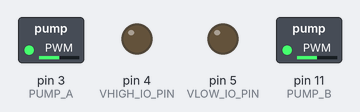
Bench run of a sketch on a simulated Arduino Uno, built with avr-gcc and run on an emulated ATmega328P. Shown: switched loads named in the sketch (green lamp = pin HIGH), output pins drawn as LEDs (lit = HIGH).

Above: at 1.0 s.
At 3.0 s:
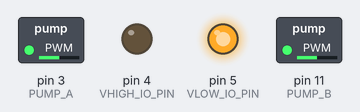
At 5.0 s:
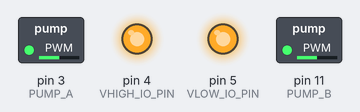
Timing chart, 0 to 7.8 s (numbered marks = the images above):
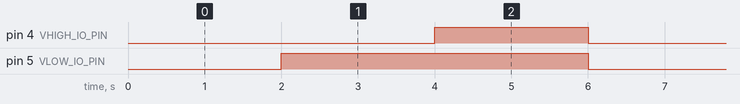

The sketch:

MultiVoltageGPIO.ino
```cpp
/*

  Power/MultiVoltageGPIO
  A PWM charge-pump approach for driving low-current 0V, 5V, 12V output levels from an Arduino GPIO pin.

  For info and circuit diagrams see https://github.com/tardate/LittleArduinoProjects/tree/main/playground/Power/MultiVoltageGPIO

 */

const int PUMP_A        = 3;
const int PUMP_B        = 11;
const int VHIGH_IO_PIN  = 4;
const int VLOW_IO_PIN   = 5;
const int DEMO_DELAY_MS = 2000;

// Supported output levels
enum class OutputLevel : uint8_t {
  Level0V,
  Level5V,
  Level12V
};

/*
 * Enable Timer2 Fast PWM on pin 3, 11
 *   NB: pins must be set to OUTPUT for PWM to appear on the pins
 *   Fast PWM  : WGM21 WGM20
 *   Clear OC2A on Compare Match (COM2A1)
 *   Set   OC2B on Compare Match (COM2B1 + COM2B0)
 *   Frequency : 16MHz/1/256 = 62.5kHz (CS20)
 *   Pin 11    : (127+1)/256 = 50% duty cycle (OCR2A)
 *   Pin 3     : (127+1)/256 = 50% duty cycle (OCR2B)
 */
void setPwmMode() {
  PwmOff(); // just to be sure
  TCCR2A = _BV(COM2A1) | _BV(COM2B1) | _BV(COM2B0) | _BV(WGM21) | _BV(WGM20);
  TCCR2B = _BV(CS20);
  OCR2A = 127;
  OCR2B = 127;
}

void PwmOff() {
  pinMode(PUMP_A, INPUT);
  pinMode(PUMP_B, INPUT);
}

void PwmOn() {
  pinMode(PUMP_A, OUTPUT);
  pinMode(PUMP_B, OUTPUT);
}

void SetIOLevel(OutputLevel level) {
  switch (level) {
    case OutputLevel::Level0V:
      digitalWrite(VLOW_IO_PIN, LOW);
      digitalWrite(VHIGH_IO_PIN, LOW);
      break;
    case OutputLevel::Level5V:
      digitalWrite(VLOW_IO_PIN, HIGH);
      digitalWrite(VHIGH_IO_PIN, LOW);
      break;
    case OutputLevel::Level12V:
      digitalWrite(VLOW_IO_PIN, HIGH);
      digitalWrite(VHIGH_IO_PIN, HIGH);
      break;
  }
}

void setup() {
  setPwmMode();
  pinMode(VLOW_IO_PIN, OUTPUT);
  pinMode(VHIGH_IO_PIN, OUTPUT);
  digitalWrite(VLOW_IO_PIN, LOW);
  digitalWrite(VHIGH_IO_PIN, LOW);
  PwmOn();
}

void loop() {
  SetIOLevel(OutputLevel::Level0V);
  delay(DEMO_DELAY_MS);
  SetIOLevel(OutputLevel::Level5V);
  delay(DEMO_DELAY_MS);
  SetIOLevel(OutputLevel::Level12V);
  delay(DEMO_DELAY_MS);
}
```

Measured:
- by itself, pin 4 (VHIGH_IO_PIN): alternates HIGH for 2.0 s and LOW for 4.0 s
- by itself, pin 5 (VLOW_IO_PIN): alternates HIGH for 4.0 s and LOW for 2.0 s
- by itself, everything shown: repeats every 6.0 s, in 3 steps
